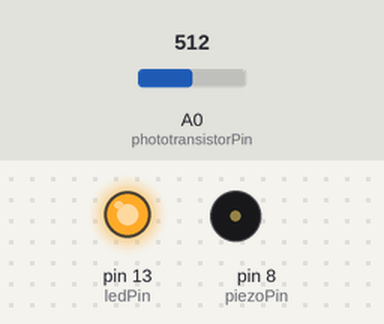
Simulated run of this sketch. Board: Arduino Uno, built with avr-gcc and run on an emulated ATmega328P. On the bench: output pins drawn as LEDs (lit = HIGH), buzzer (waves = sounding). The inputs (shaded band) are chosen by the test bench; at power-on: A0 (phototransistorPin) = 512.

Above: at 0.1 s.
At 6.0 s:
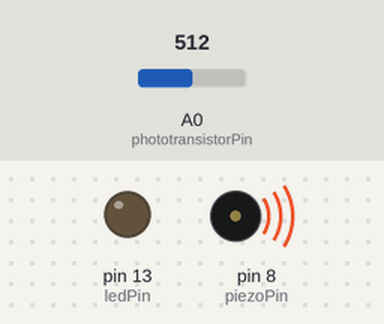
Timing chart, 0 to 7.5 s (numbered marks = the images above):
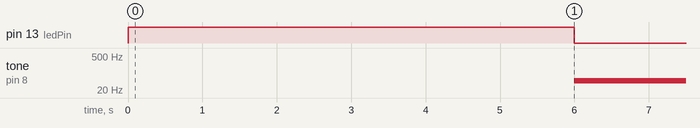

Measured:
- by itself, tone on pin 8 (piezoPin): silent → 49 Hz at 6.0 s

The sketch:

light-teremin.ino
```cpp
const int piezoPin = 8;
const int ledPin = 13;
const int phototransistorPin = A0;

struct Range {
  float min;
  float max;
};

Range phototransistorRange = {1024.0, 0.0};

void setup() {
  pinMode(ledPin, OUTPUT);
  digitalWrite(ledPin, HIGH);
  phototransistorRange = calibrate();
  digitalWrite(ledPin, LOW);
}

void loop() {
  float phototransistorValue = analogRead(phototransistorPin);
  int pitch = map(
    phototransistorValue,
    phototransistorRange.min,
    phototransistorRange.max,
    50,
    4000
  );
  tone(piezoPin, pitch, 20);
  delay(10);
}

Range calibrate() {
    float min = 1024.0;
    float max = 0.0;
    delay(1000);
    float startTime = millis();
    while (millis() - startTime < 5000){
      float phototransistorValue = analogRead(phototransistorPin);
      if (phototransistorValue > max) {
        max = phototransistorValue;
      }
      if (phototransistorValue < min) {
        min = phototransistorValue;
      }
    }
    Range r = {min, max};
    return r;
}
```
